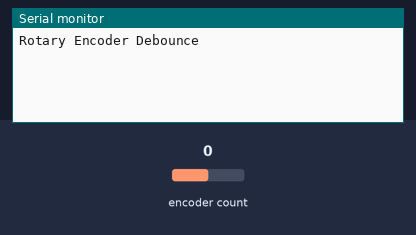
Recording of a sketch running on a simulated Arduino Uno, built with avr-gcc and run on an emulated ATmega328P. On the bench: the last lines printed to the serial monitor. Inputs (shaded band) come from the test bench; at power-on: encoder count 0.

Above: at 1.2 s.
1.3 s: encoder count set to 1
At 1.9 s:
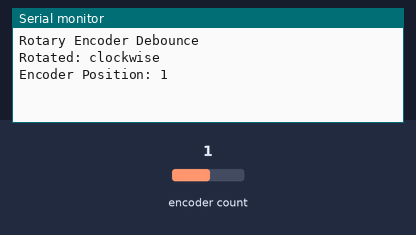
2.8 s: encoder count set to 0
At 3.3 s:
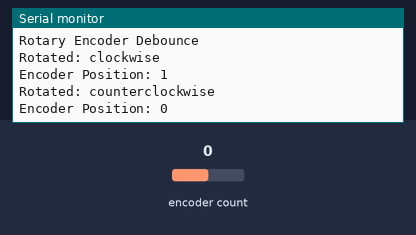

Measured:
- after the input at 1.3 s, the serial monitor: prints a new line at once (image 1)
- after the input at 2.8 s, the serial monitor: prints a new line at once (image 2)

The sketch:

rotary_debounce.ino
```cpp
// (licence header left out)
#include <rotary.h>

Rotary r = Rotary(3, 4);
int encoderPosCount = 0;

void setup() {
  Serial.begin(9600);
  Serial.println("Rotary Encoder Debounce");
}

void loop() {
  char result = r.process();
  if (result) {
    if (result == DIR_CCW) encoderPosCount--;
    if (result == DIR_CW) encoderPosCount++;

    Serial.print("Rotated: ");
    if (result == DIR_CW) {
      Serial.println("clockwise");
    } else {
      Serial.println("counterclockwise");
    }
    Serial.print("Encoder Position: ");
    Serial.println(encoderPosCount);
  }
}
```
